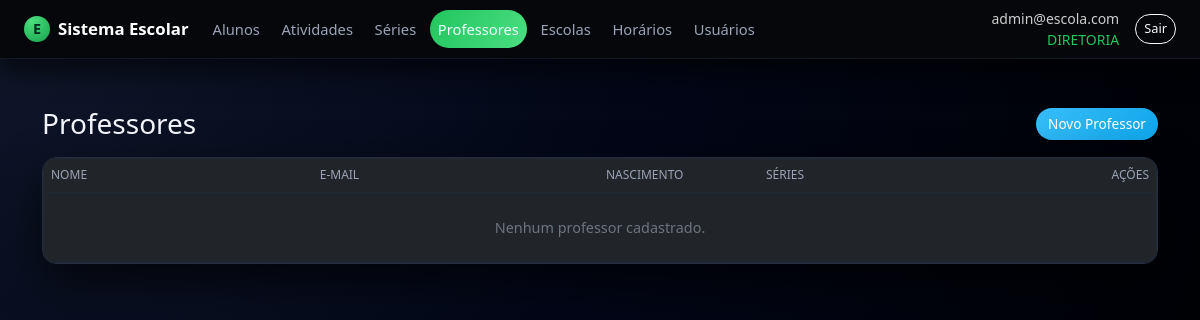
Before: /professores/ (signed in) with the older database file.
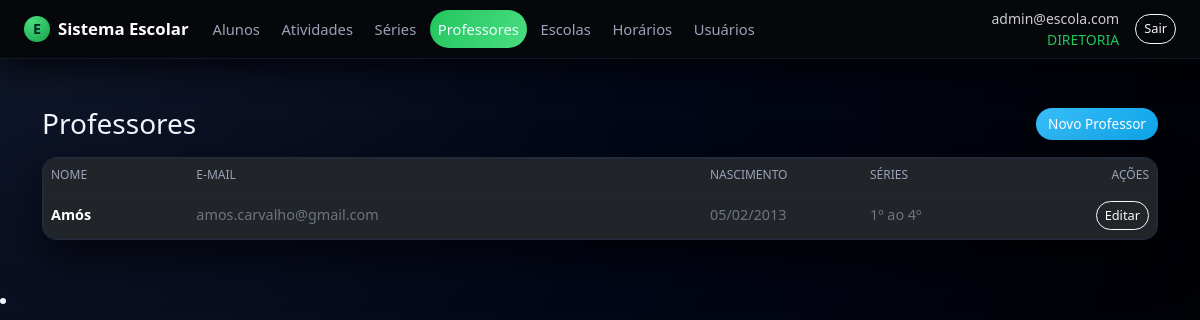
After: the same page with the newer database file.
### app.py (models this page shows, shortened)
class Usuario(db.Model, UserMixin):
    __tablename__ = "usuario"
    id = db.Column(db.Integer, primary_key=True)
    email = db.Column(db.String(120), unique=True, nullable=False)
    senha_hash = db.Column(db.String(255), nullable=False)
    papel = db.Column(db.String(30), nullable=False, default="ALUNO")
    ativo = db.Column(db.Boolean, nullable=False, default=True)
    created_at = db.Column(db.DateTime, nullable=False, default=datetime.utcnow)
    aluno_id = db.Column(db.Integer, db.ForeignKey("aluno.id"), nullable=True)
    aluno = db.relationship("Aluno", lazy="joined")
    def papel_upper(self):
        return (self.papel or "").upper()
    def is_diretoria(self):
        return self.papel_upper() == "DIRETORIA"

class Professor(db.Model):
    __tablename__ = "professor"
    id = db.Column(db.Integer, primary_key=True)
    usuario_id = db.Column(db.Integer, db.ForeignKey("usuario.id"), nullable=False, unique=True)
    usuario = db.relationship("Usuario", lazy="joined")
    nome = db.Column(db.String(120), nullable=False)
    data_nascimento = db.Column(db.Date, nullable=True)
    series = db.relationship("Serie", secondary=professor_serie, lazy="subquery")

### app.py (the view)
@app.route("/professores/")
@login_required
def professores_listar():
    if not current_user.is_diretoria():
        flash("Você não tem permissão para acessar Professores.", "warning")
        return redirect(url_for("index"))
    itens = Professor.query.order_by(Professor.nome.asc()).all()
    return render_template("professores/listar.html", itens=itens)

### app.py (called while the page is built)
@login_manager.user_loader
def load_user(uid):
    return db.session.get(Usuario, int(uid))

@app.context_processor
def inject_can():
    return dict(can=can)

### templates/professores/listar.html (shortened to what this page needs)
{% extends "base.html" %}
{% block content %}
<div class="container py-4">
  <div class="d-flex justify-content-between align-items-center mb-3">
    <h3 class="mb-0">Professores</h3>
    <a href="{{ url_for('professores_novo') }}" class="btn btn-primary">
      Novo Professor
    </a>
  </div>
  <div class="card">
    <div class="card-body p-0">
      <div class="table-responsive">
        <table class="table table-dark align-middle mb-0">
          <thead>
            <tr>
              <th>NOME</th>
              <th>E-MAIL</th>
              <th style="width:160px">NASCIMENTO</th>
              <th>SÉRIES</th>
              <th class="text-end" style="width:120px">AÇÕES</th>
            </tr>
          </thead>
          <tbody>
            {% for p in itens %}
              <tr>
                <td class="fw-semibold">{{ p.nome }}</td>
                <td class="text-secondary">
                  {{ p.usuario.email if p.usuario else '—' }}
                </td>
                <td class="text-secondary">
                  {{ p.data_nascimento.strftime('%d/%m/%Y') if p.data_nascimento else '—' }}
                </td>
                <td class="text-secondary">
                  {% set nomes = (p.series | map(attribute='nome') | list) if p.series else [] %}
                  {% set ns = namespace(nums=[], ok=true) %}
                  {% for n in nomes %}
                    {% set t = (n|string)|trim %}
                    {% if t and (t[0].isdigit()) %}
                      {% if t|length >= 2 and t[0].isdigit() and t[1].isdigit() %}
                        {% set num = (t[0:2])|int %}
                      {% else %}
                        {% set num = (t[0:1])|int %}
                      {% endif %}
                      {% set ns.nums = ns.nums + [num] %}
                    {% else %}
                      {% set ns.ok = false %}
                    {% endif %}
                  {% endfor %}
                  {% if ns.nums and ns.ok %}
                    {% set mn = ns.nums|min %}
                    {% set mx = ns.nums|max %}
                    {{ mn }}º{% if mx != mn %} ao {{ mx }}º{% endif %}
                  {% else %}
                    {{ p.series_str() or '—' }}
                  {% endif %}
                </td>
                <td class="text-end">
                  <a class="btn btn-outline-light btn-sm" href="{{ url_for('professores_editar', id=p.id) }}">
                    Editar
                  </a>
                </td>
              </tr>
            {% else %}
              <tr>
                <td colspan="5" class="text-center text-secondary py-4">
                  Nenhum professor cadastrado.
                </td>
              </tr>
            {% endfor %}
          </tbody>
        </table>
      </div>
    </div>
  </div>
</div>
{% endblock %}

### templates/base.html (shortened to what this page needs)
<!doctype html>
<html lang="pt-BR">
<head>
  <link
    href="https://cdn.jsdelivr.net/npm/bootstrap@5.3.3/dist/css/bootstrap.min.css"
    rel="stylesheet"
  >
  <link rel="stylesheet" href="{{ url_for('static', filename='css/style.css') }}">
</head>
<body class="app-body">
  <header class="app-navbar navbar navbar-expand-lg navbar-dark">
    <div class="container-fluid px-3 px-lg-4">
      <a class="navbar-brand d-flex align-items-center gap-2" href="{{ url_for('index') }}">
        <span class="brand-icon">E</span>
        <span class="fw-semibold">Sistema Escolar</span>
      </a>
      {% if current_user.is_authenticated %}
        {% set papel = current_user.papel_upper() %}
        <div class="collapse navbar-collapse" id="mainNav">
          <ul class="navbar-nav me-auto mb-2 mb-lg-0 app-menu">
            <li class="nav-item">
              <a class="nav-link {% if request.endpoint and 'alunos' in request.endpoint %}active{% endif %}"
                 href="{{ url_for('alunos_list') }}">
                Alunos
              </a>
            </li>
            <li class="nav-item">
              <a class="nav-link {% if request.endpoint and 'atividades_' in request.endpoint %}active{% endif %}"
                 href="{{ url_for('atividades_listar') }}">
                Atividades
              </a>
            </li>
            {% if papel == 'DIRETORIA' %}
              <li class="nav-item">
                <a class="nav-link {% if request.endpoint and 'series_' in request.endpoint %}active{% endif %}"
                   href="{{ url_for('series_list') }}">
                  Séries
                </a>
              </li>
               <li class="nav-item">
   <a class="nav-link {% if request.endpoint and 'professores' in request.endpoint %}active{% endif %}"
     href="{{ url_for('professores_listar') }}">
    Professores
  </a>
</li>
              <li class="nav-item">
                <a class="nav-link {% if request.endpoint and 'escolas_' in request.endpoint %}active{% endif %}"
                   href="{{ url_for('escolas_list') }}">
                  Escolas
                </a>
              </li>
              <li class="nav-item">
                <a class="nav-link {% if request.endpoint and 'horarios_' in request.endpoint %}active{% endif %}"
                   href="{{ url_for('horarios_list') }}">
                  Horários
                </a>
              </li>
              <li class="nav-item">
                <a class="nav-link {% if request.endpoint and 'usuarios_' in request.endpoint %}active{% endif %}"
                   href="{{ url_for('usuarios_list') }}">
                  Usuários
                </a>
              </li>
            {% endif %}
          </ul>
          <div class="d-flex align-items-center gap-3">
            <div class="text-end small text-muted d-none d-md-block">
              <div>{{ current_user.email }}</div>
              <div class="text-accent">{{ papel }}</div>
            </div>
            <form method="post" action="{{ url_for('logout') }}">
              <button class="btn btn-sm btn-outline-light" type="submit">Sair</button>
            </form>
          </div>
        </div>
      {% endif %}
    </div>
  </header>
  <main class="app-main container-fluid px-3 px-lg-4 py-4">
    <div class="page-wrapper">
      {% block content %}{% endblock %}
    </div>
  </main>
  <li class="nav-item">
</li>
</body>
</html>

### static/css/style.css (style rules this page uses)
:root { --bg-body: #05070b; --bg-elevated: #10141f; --bg-elevated-soft: #181d2a; --bg-navbar: #05070b; --border-soft: #262c3c; --text-main: #f4f5fb; --text-muted: #9ca3b8; --accent: #22c55e; --accent-soft: rgba(34, 197, 94, 0.15); --danger-soft: rgba(239, 68, 68, 0.15); --radius-lg: 16px; --radius-md: 10px; --shadow-soft: 0 18px 45px rgba(0, 0, 0, 0.65); }
.app-body { background: radial-gradient(circle at top left, #10172a 0, #020617 45%, #000 100%); color: var(--text-main); min-height: 100vh; font-family: system-ui, -apple-system, BlinkMacSystemFont, "Segoe UI", sans-serif; }
.app-navbar { background-color: var(--bg-navbar); border-bottom: 1px solid #111827; box-shadow: 0 10px 30px rgba(0, 0, 0, 0.7); position: sticky; top: 0; z-index: 1030; }
.app-navbar .navbar-brand { font-size: 1.05rem; }
.brand-icon { width: 26px; height: 26px; border-radius: 999px; background: radial-gradient(circle at 30% 20%, #4ade80, #16a34a); display: inline-flex; align-items: center; justify-content: center; font-size: 0.9rem; font-weight: 700; color: #022c22; }
.app-menu .nav-link { font-size: 0.92rem; color: var(--text-muted); padding-inline: 0.9rem; border-radius: 999px; margin-right: 0.35rem; transition: all 0.18s ease-out; }
.app-menu .nav-link.active { color: #ecfeff; background: linear-gradient(120deg, #22c55e, #4ade80); }
.app-main { color: var(--text-main); max-width: 1200px; margin-inline: auto; }
.page-wrapper { display: flex; flex-direction: column; gap: 1.5rem; }
.card { background-color: var(--bg-elevated); border-radius: var(--radius-lg); border: 1px solid var(--border-soft); box-shadow: var(--shadow-soft); }
.table { color: var(--text-main); font-size: 0.9rem; margin-bottom: 0; }
.table thead { background: linear-gradient(90deg, #020617, #020617); }
.table thead th { color: #9ca3b8; border-bottom: 1px solid #1f2933 !important; font-weight: 500; text-transform: uppercase; font-size: 0.75rem; }
.table tbody tr { background-color: var(--bg-elevated-soft); }
.table td, .table th { border-color: #111827 !important; }
.btn { border-radius: 999px; font-size: 0.85rem; }
.btn-primary { background: linear-gradient(135deg, #38bdf8, #0ea5e9); border: none; }
.btn-outline-light { border-radius: 999px; font-size: 0.8rem; }
.text-accent { color: var(--accent); }
.card { position: relative; border-radius: 14px; overflow: hidden; }
.card::after { content: ""; position: absolute; inset: 0; border-radius: 14px; pointer-events: none; box-shadow: inset 0 0 0 1px #1f2937; }
.app-navbar .text-muted { color: rgba(255, 255, 255, 0.80) !important; }
.app-navbar .text-muted div:first-child { font-weight: 500; }

Changed rows visible on the page:
added Professor: nome "Amós", usuario "amos.carvalho@gmail.com", data_nascimento "05/02/2013", id "1", mx "4"
Other visible differences:
text no longer shown: "Nenhum professor cadastrado."
